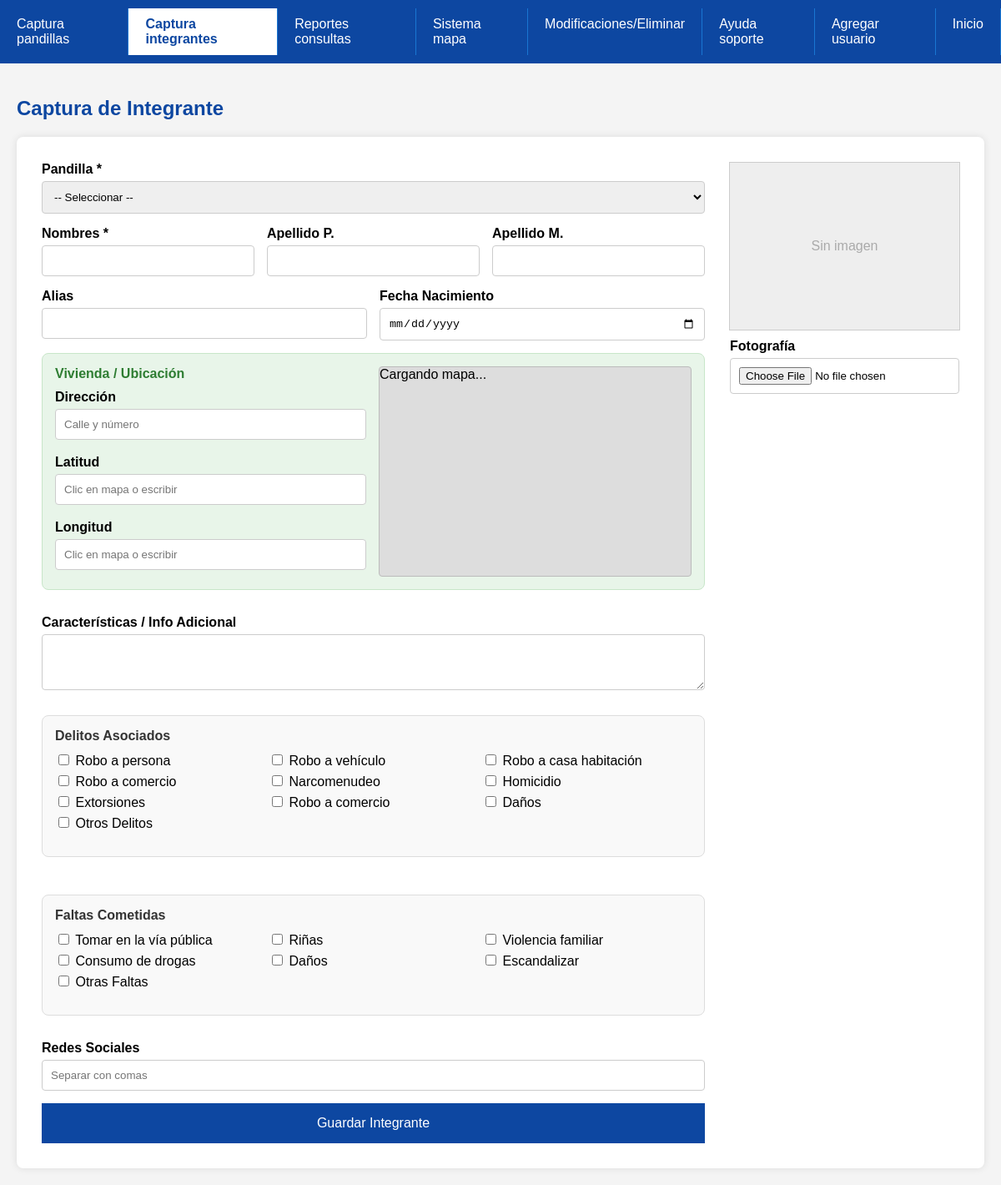
Screenshot of /cinco.php (signed in) with the database file from the repository.
### tables this page shows
CREATE TABLE `delitos` (
  `id_delito` int(11) NOT NULL,
  `nombre_delito` varchar(100) DEFAULT NULL,
  `descripcion` varchar(100) DEFAULT NULL,
  `categoria` varchar(100) DEFAULT NULL,
  `gravedad` varchar(100) DEFAULT NULL
);

CREATE TABLE `faltas` (
  `id_falta` int(11) NOT NULL,
  `nombre_falta` varchar(100) DEFAULT NULL,
  `descripcion` varchar(100) DEFAULT NULL,
  `categoria` varchar(100) DEFAULT NULL,
  `gravedad` varchar(100) DEFAULT NULL
);

### cinco.php (the view, shortened to what this page needs)
<?php
include 'conexion.php';
$delitos = [];
$resD = $conn->query("SELECT * FROM delitos");
while($r = $resD->fetch_assoc()) $delitos[] = $r;
$faltas = [];
$resF = $conn->query("SELECT * FROM faltas");
while($r = $resF->fetch_assoc()) $faltas[] = $r;
?>
<!DOCTYPE html>
<html lang="es">
<head>
</head>
<body>
    <div class="top-nav">
        <a class="nav-item" href="cuatro.php">Captura pandillas</a>
        <a class="nav-item active" href="cinco.php">Captura integrantes</a>
        <a class="nav-item" href="seis.php">Reportes consultas</a>
        <a class="nav-item" href="siete.php">Sistema mapa</a>
        <a class="nav-item" href="diez.php">Modificaciones/Eliminar</a>
        <a class="nav-item" href="ocho.php">Ayuda soporte</a>
        <a class="nav-item" href="nueve.php">Agregar usuario</a>
        <a class="nav-item" href="tres.php">Inicio</a>
    </div>
    <div class="main-content">
        <h2 style="color: #0d47a1;">Captura de Integrante</h2>
        <div class="form-container">
            <form method="POST" enctype="multipart/form-data" style="display:contents;">
                <div class="left-column">
                    <div class="form-group">
                        <label>Pandilla *</label>
                        <select name="pandilla" required>
                            <option value="">-- Seleccionar --</option>
                        </select>
                    </div>
                    <div class="form-row">
                        <div class="form-group"><label>Nombres *</label><input type="text" name="nombres" required></div>
                        <div class="form-group"><label>Apellido P.</label><input type="text" name="apellido_paterno"></div>
                        <div class="form-group"><label>Apellido M.</label><input type="text" name="apellido_materno"></div>
                    </div>
                    <div class="form-row">
                        <div class="form-group"><label>Alias</label><input type="text" name="alias"></div>
                        <div class="form-group"><label>Fecha Nacimiento</label><input type="date" name="fecha_nacimiento"></div>
                    </div>
                    <div class="geo-box">
                        <div class="geo-inputs">
                            <h4 style="margin:0; color:#2e7d32;">Vivienda / Ubicación</h4>
                            <div class="form-group">
                                <label>Dirección</label>
                                <input type="text" name="direccion" placeholder="Calle y número">
                            </div>
                            <div class="form-group">
                                <label>Latitud</label>
                                <input type="text" name="latitud" id="latInt" placeholder="Clic en mapa o escribir">
                            </div>
                            <div class="form-group">
                                <label>Longitud</label>
                                <input type="text" name="longitud" id="lngInt" placeholder="Clic en mapa o escribir">
                            </div>
                        </div>
                        <div class="geo-map">
                            <div id="mapPickerInt">Cargando mapa...</div>
                        </div>
                    </div>
                    <div class="form-group">
                        <label>Características / Info Adicional</label>
                        <textarea name="caracteristicasFisicas" rows="3"></textarea>
                    </div>
                    <div class="checkbox-section">
                        <h4>Delitos Asociados</h4>
                        <div class="checkbox-group">
                            <?php foreach($delitos as $d): ?>
                                <label><input type="checkbox" name="delitos[]" value="<?php echo $d['id_delito']; ?>"> <?php echo htmlspecialchars($d['nombre_delito']); ?></label>
                            <?php endforeach; ?>
                        </div>
                    </div>
                    <div class="checkbox-section">
                        <h4>Faltas Cometidas</h4>
                        <div class="checkbox-group">
                            <?php foreach($faltas as $f): ?>
                                <label><input type="checkbox" name="faltas[]" value="<?php echo $f['id_falta']; ?>"> <?php echo htmlspecialchars($f['nombre_falta']); ?></label>
                            <?php endforeach; ?>
                        </div>
                    </div>
                    <div class="form-group">
                        <label>Redes Sociales</label>
                        <input type="text" name="redes_sociales" placeholder="Separar con comas">
                    </div>
                    <button type="submit" style="background:#0d47a1; color:white; padding:15px; border:none; cursor:pointer; font-size:16px;">Guardar Integrante</button>
                </div>
                <div class="right-column">
                    <div class="image-preview">
                        <span style="color:#aaa;">Sin imagen</span>
                    </div>
                    <div class="form-group" style="width:100%;">
                        <label>Fotografía</label>
                        <input type="file" name="foto" accept="image/*" onchange="previsualizarImagen(event)">
                    </div>
                </div>
            </form>
        </div>
    </div>
</body>
</html>

### cinco.php (style rules this page uses)
body { font-family: Arial, sans-serif; background-color: #f4f4f4; margin: 0; display: flex; flex-direction: column; min-height: 100vh; }
.top-nav { background-color: #0d47a1; color: white; padding: 10px 0; display: flex; }
.nav-item { padding: 10px 20px; cursor: pointer; text-decoration: none; color: white; border-right: 1px solid #1976d2; }
.nav-item.active { background-color: white; color: #0d47a1; font-weight: bold; }
.main-content { padding: 20px; flex-grow: 1; }
.form-container { background-color: white; padding: 30px; border-radius: 8px; box-shadow: 0 0 10px rgba(0,0,0,0.1); display: flex; gap: 30px; max-width: 1200px; margin: 0 auto; }
.left-column { flex: 3; display: flex; flex-direction: column; gap: 15px; }
.right-column { flex: 1; display: flex; flex-direction: column; align-items: center; }
.form-row { display: flex; gap: 15px; }
.form-group { flex: 1; display: flex; flex-direction: column; }
.form-group label { font-weight: bold; margin-bottom: 5px; }
input, select, textarea { padding: 10px; border: 1px solid #ccc; border-radius: 4px; }
.geo-box { background-color: #e8f5e9; padding: 15px; border-radius: 8px; border: 1px solid #c8e6c9; display: flex; gap: 15px; margin-bottom: 15px; }
.geo-inputs { flex: 1; display: flex; flex-direction: column; gap: 10px; }
.geo-map { flex: 1; height: 250px; background: #ddd; border-radius: 4px; border: 1px solid #bbb; }
#mapPickerInt { width: 100%; height: 100%; border-radius: 4px; }
.checkbox-section { margin: 15px 0; padding: 15px; background-color: #f9f9f9; border-radius: 8px; border: 1px solid #ddd; }
.checkbox-section h4 { margin: 0 0 10px 0; color: #333; }
.checkbox-group { display: grid; grid-template-columns: repeat(3, 1fr); gap: 5px; margin-bottom: 15px; }
.image-preview { width: 100%; height: 200px; background: #eee; display: flex; align-items: center; justify-content: center; margin-bottom: 10px; border: 1px solid #ccc; }

### rows the page displays
delitos: nombre_delito "Robo a persona"
delitos: nombre_delito "Robo a vehículo"
delitos: nombre_delito "Robo a casa habitación"
delitos: nombre_delito "Robo a comercio"
delitos: nombre_delito "Narcomenudeo"
delitos: nombre_delito "Homicidio"
delitos: nombre_delito "Extorsiones"
delitos: nombre_delito "Robo a comercio"
delitos: nombre_delito "Daños"
delitos: nombre_delito "Otros Delitos"
faltas: nombre_falta "Tomar en la vía pública"
faltas: nombre_falta "Riñas"
faltas: nombre_falta "Violencia familiar"
faltas: nombre_falta "Consumo de drogas"
faltas: nombre_falta "Daños"
faltas: nombre_falta "Escandalizar"
faltas: nombre_falta "Otras Faltas"
